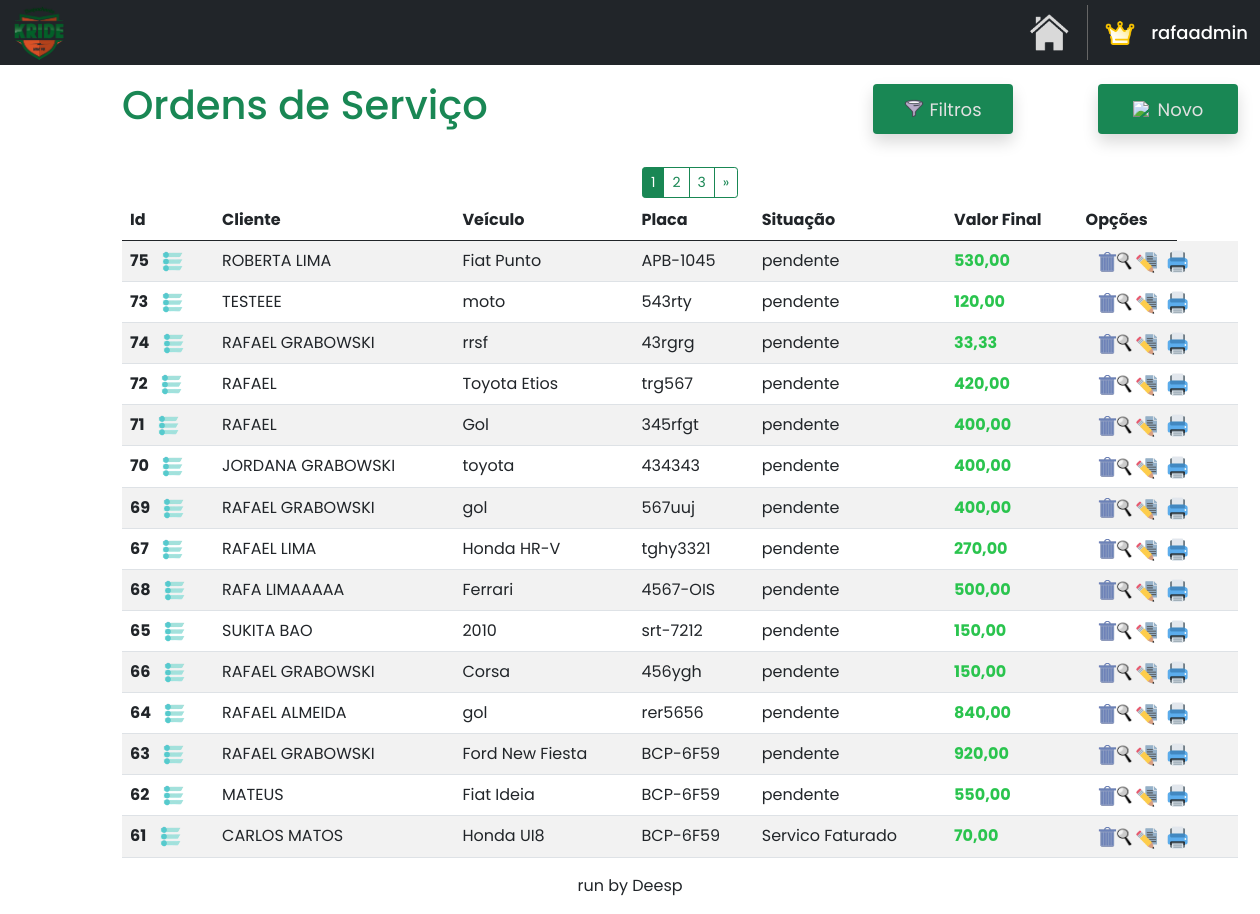
The page /home/ordem_servico (signed in) on the database as committed earlier.
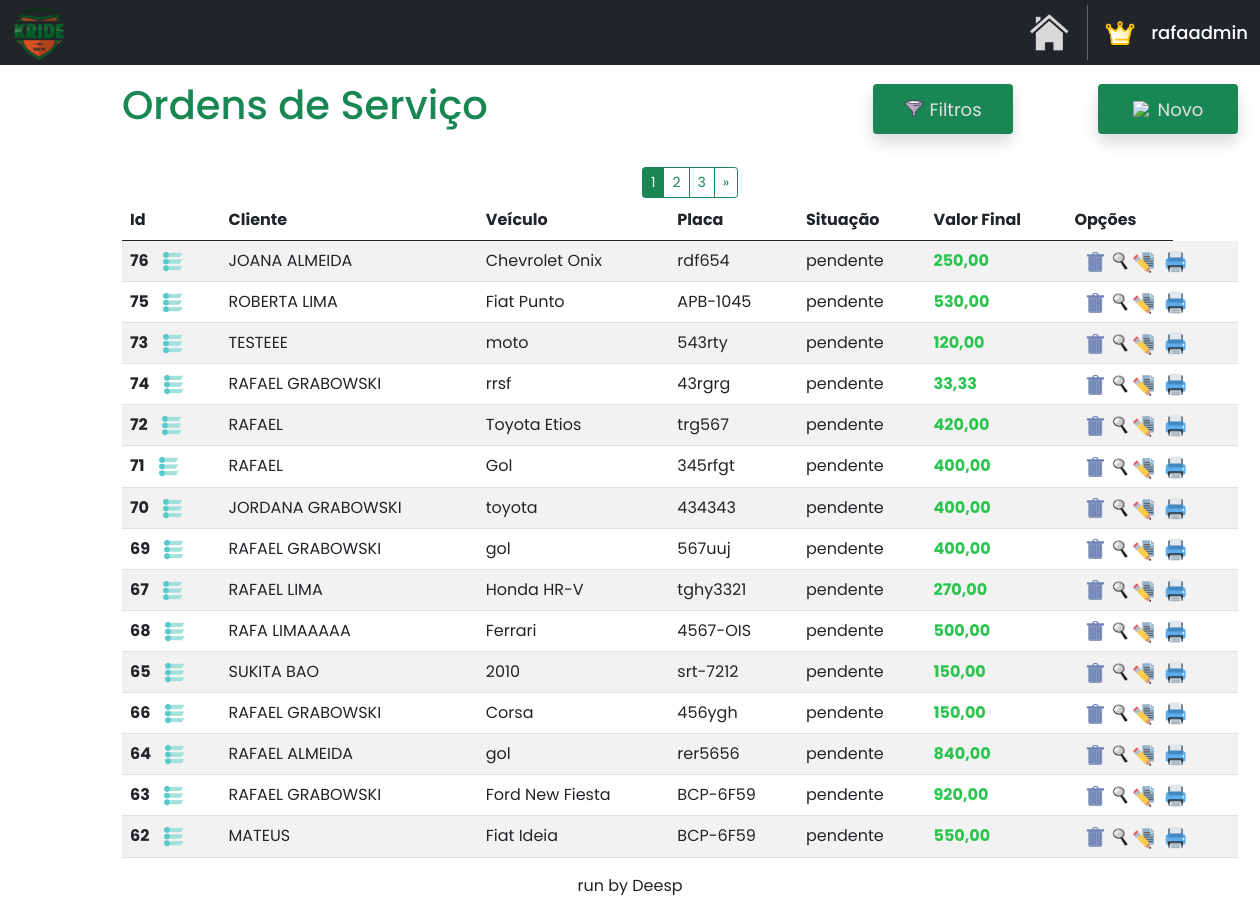
The same page on the database as committed later.
### OS/models.py (models this page shows)
class OrdemServico(models.Model):
    renavam = models.CharField(max_length=80)
    placa = models.CharField(max_length=15)
    cliente_id = models.ForeignKey(Cliente, on_delete=models.CASCADE)
    nome_cliente = models.CharField(max_length=40)
    chassi = models.CharField(max_length=30, default='')
    cor = models.CharField(max_length=20, default='')
    combustivel = models.CharField(max_length=15, default='')
    modelo = models.CharField(max_length=50, default='')
    valor_veiculo = models.CharField(max_length=15, default='')
    ano_modelo = models.CharField(max_length=10, default='')
    pendencias = models.CharField(max_length=60, default='')
    data_entrega = models.DateField(null=True, blank=True)
    data_aq = models.DateField(null=True, blank=True)
    data_servico = models.DateField(default=datetime.date.today)
    desconto = models.CharField(max_length=30, default='')
    valor_f = models.CharField(max_length=30, default='')
    observacoes = models.TextField(blank=True, null=True)
    status = models.CharField(max_length=20, default='')
    cpf_vendedor = models.CharField(max_length=20, default='')
    concessionaria = models.CharField(max_length=60, default='')
    tipo_veiculo = models.CharField(max_length=15, default='')

### OS/views.py (the view)
# urls.py: path('ordem_servico', osviews.ordem_servico, name='ordem_servico'),
@login_required
def ordem_servico(request):
    return paginacao(request)

### OS/views.py (called while the page is built)
@login_required
def paginacao(request):
    ordens_servicos = OrdemServico.objects.all().values('id', 'nome_cliente', 'modelo', 'placa', 'status', 'valor_f').order_by('-data_servico')
    ordens_servicos_paginados = Paginator(ordens_servicos, 15)
    page_num = request.GET.get('page')
    ordens_servicos = ordens_servicos_paginados.get_page(page_num)
    return render(request, 'os.html', {'ordens_servicos': ordens_servicos})

### OS/templates/os.html (shortened to what the changed rows need)
{% extends "base.html" %}
{% load static %}
{% block content %}
<!DOCTYPE html>
<html lang="en">
<head>
    <link href="https://cdn.jsdelivr.net/npm/bootstrap@5.0.2/dist/css/bootstrap.min.css" rel="stylesheet">
</head>
<body>
    <div class="container mt-3 custom-container">
        <div class="d-flex justify-content-start align-items-center">
            <h1 class="me-auto text-success">Ordens de Serviço</h1>
        </div>
        {% if ordens_servicos.has_other_pages %}
            <div class="btn-group" role="group" aria-label="Item pagination" style="margin-left: 520px; margin-top: 30px; margin-bottom: -14px;">
                {% for page_number in ordens_servicos.paginator.page_range %}
                    {% if page_number == 1 or page_number == ordens_servicos.paginator.num_pages %}
                        <a href="?page={{ page_number }}"
                        class="btn btn-outline-success btn-sm {% if page_number == ordens_servicos.number %}active{% endif %}">
                            {{ page_number }}
                        </a>
                    {% elif page_number >= ordens_servicos.number|add:'-1' and page_number <= ordens_servicos.number|add:'1' %}
                        <a href="?page={{ page_number }}"
                        class="btn btn-outline-success btn-sm {% if page_number == ordens_servicos.number %}active{% endif %}">
                            {{ page_number }}
                        </a>
                    {% elif page_number == ordens_servicos.number|add:'-2' or page_number == ordens_servicos.number|add:'2' %}
                        <span class="btn btn-outline-success btn-sm">...</span>
                    {% endif %}
                {% endfor %}
                {% if ordens_servicos.has_next %}
                    <a href="?page={{ ordens_servicos.next_page_number }}" class="btn btn-outline-success btn-sm">&raquo;</a>
                {% endif %}
            </div>
        {% endif %}
        <table class="table table-striped mt-3">
            <thead>
                <tr>
                    <th scope="col">Id</th>
                    <th scope="col">Cliente</th>
                    <th scope="col">Veículo</th>
                    <th scope="col">Placa</th>
                    <th scope="col">Situação</th>
                    <th scope="col">Valor Final</th>
                    <th scope="col">Opções</th>
                </tr>
            </thead>
            <tbody  id="tbodyOrdens">
                {% for ordem_servico in ordens_servicos %}
                    <tr>
                        <th>
                            {{ordem_servico.id}}
                            <a href="#" class="openOptions">
                                <img src="{% static 'images/status.png' %}" style="width: 23px; height: 21px; margin-left: 9px;" alt="status" title="ALTERAR STATUS">
                            </a>
                        </th>
                        <td>{{ordem_servico.nome_cliente|upper}}</td>
                        <td>{{ordem_servico.modelo}}</td>
                        <td>{{ordem_servico.placa}}</td>
                        <td>{{ordem_servico.status}}</td>
                        <td style="color: #2ac44e; font-weight: bold;">{{ordem_servico.valor_f}}</td>
                        <td>
                            <a href="#" class="delete-button" data-toggle="modal" data-target="#confirmDeleteModal" data-url="{% url 'excluir_os' ordem_servico.id %}" title="EXCLUIR" style="height: 20px; margin-left: 10px;">
                                <img src="{% static 'images/excluir.png' %}" style="width: 24px; height: 22px;">
                            </a>
                        </td>
                        <td>
                            <a href="{% url 'consultar_os' ordem_servico.id %}"  title="CONSULTAR" style="height: 20px; margin-left: -71px;">
                                <img src="{% static 'images/consultar.png' %}" style="width: 22px; height: 23px;">
                            </a>
                        </td>
                        <td>
                            <a href="{% url 'editar_os' ordem_servico.id %}"  title="EDITAR" style="height: 20px; margin-left: -70px;">
                                <img src="{% static 'images/editaros.png' %}" style="width: 22px; height: 23px;">
                            </a>
                        </td>
                        <td>
                            <a href="{% url 'imprimir_os' ordem_servico.id %}"  title="IMPRIMIR" style="height: 20px; margin-left: -60px;">
                                <img src="{% static 'images/imprimiros.png' %}" style="width: 22px; height: 23px;">
                            </a>
                        </td>
                    </tr>
                {% endfor %}
            </tbody>
        </table>
    </div>
</body>
</html>
{% endblock %}

Rows that differ between the two databases and show on the page:
no longer on this page (row unchanged): OrdemServico: id "61", nome_cliente "CARLOS MATOS", modelo "Honda UI8", placa "BCP-6F59", status "Servico Faturado", valor_f "70,00"
added OrdemServico: id "76", nome_cliente "JOANA ALMEIDA", modelo "Chevrolet Onix", placa "rdf654", status "pendente", valor_f "250,00"
